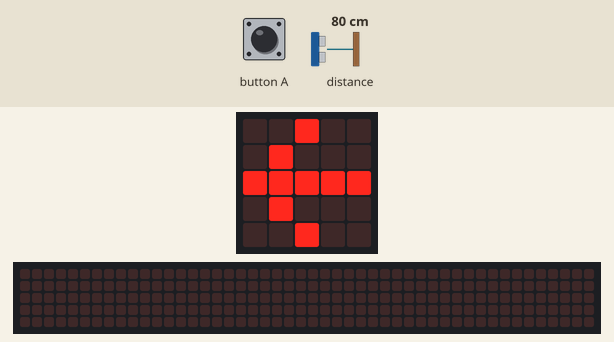
This program was run on a simulated Calliope mini (MakeCode). Shown: the board's 5×5 LED display, a strip that is not on the board, showing the scrolling text unrolled. The inputs (shaded band) are chosen by the test bench; at power-on: distance to the obstacle 80 cm. The 48×5 strip is a reading aid, not a part: it shows the text the display is scrolling, unrolled, one strip-width of it at a time.

Above: at 0.1 s.
1.3 s: button A pressed for 1.5 s
At 2.53 s:
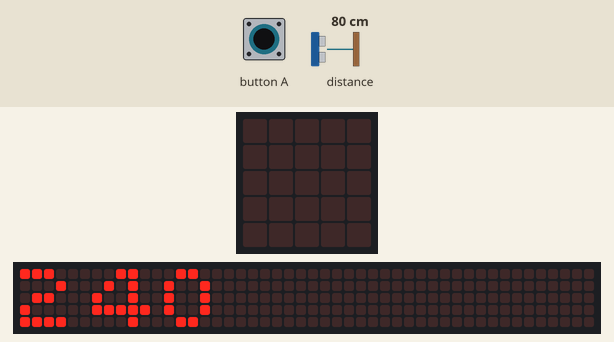
4.4 s: button A pressed for 3.2 s
At 6.3 s:
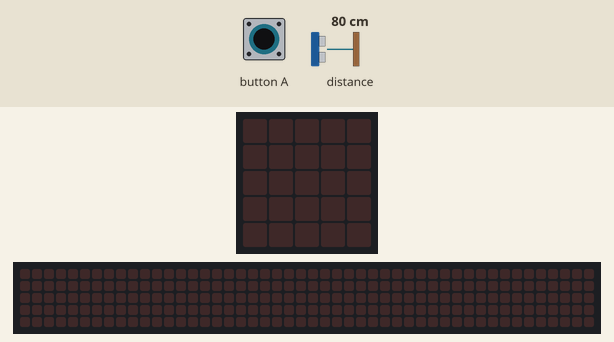
At 10.35 s:
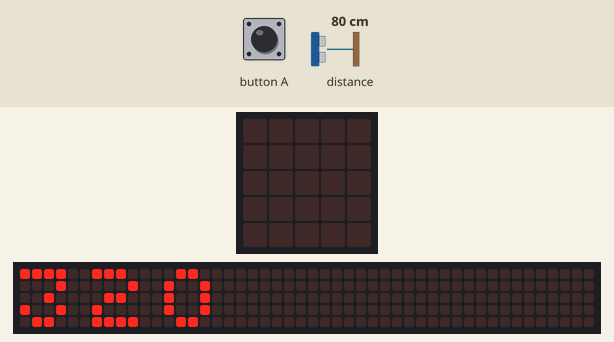
Timing chart, 0 to 11.8 s (numbered marks = the images above; inputs shaded):
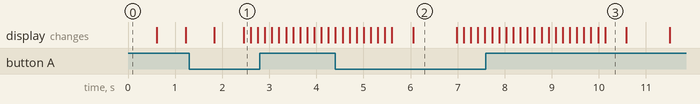

Measured:
- after the input at 1.3 s, the display: first differs from a run without the input after 1.2 s (image 1)
- after the input at 4.4 s, the display: first differs from a run without the input after 2.6 s (image 3)
- what the display in image 2 shows lasts 0.9 s, from 6.1 s to 7.0 s
- what the display in image 3 shows lasts 0.5 s, from 10.1 s to 10.6 s

The program:

main.ts
```typescript
let sensor = 0
basic.forever(function () {
    sensor += grove.measureInCentimeters(DigitalPin.C16)
    if (input.buttonIsPressed(Button.A)) {
        basic.showNumber(sensor)
        basic.showLeds(`
            . . . . .
            . . . . .
            . . . . .
            . . . . .
            . . . . .
            `)
        basic.pause(500)
    } else {
        basic.showLeds(`
            . . # . .
            . # . . .
            # # # # #
            . # . . .
            . . # . .
            `)
        basic.pause(200)
        basic.showLeds(`
            . . . . .
            . . . . .
            . . . . .
            . . . . .
            . . . . .
            `)
        basic.pause(200)
    }
})
```

test.ts
```typescript
// Hier kann man Tests durchführen; diese Datei wird nicht kompiliert, wenn dieses Paket als Erweiterung verwendet wird.
```
